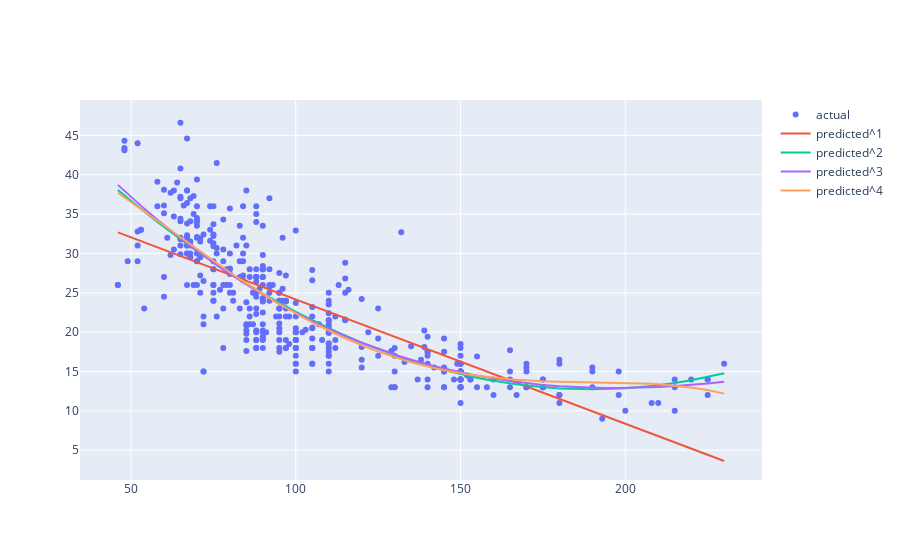

The notebook cell saved with this chart:
### Code cell
import plotly.express as px
import plotly.graph_objects as go

fig = go.Figure()
fig.add_trace(go.Scatter(x=auto_hp['horsepower'], y=auto_hp['mpg'], mode='markers', name='actual'))
for degree in range(1, 5):
    fig.add_trace(go.Scatter(x=auto_hp['horsepower'], y=auto_pipeline_w_degree(degree).predict(auto_hp[['horsepower']].values), mode='lines', name=f'predicted^{degree}'))

fig.show()

### Figure 1 — Plotly figure (JSON) as saved in the notebook; plotly's stock layout.template omitted (floating-point values rounded to 4 significant figures; data arrays with more than 128 entries replaced by an {"elided": "..."} marker saying what was removed)
{"data": [{"mode": "markers", "name": "actual", "type": "scatter", "x": {"elided": "392 float values"}, "y": {"elided": "392 float values"}}, {"mode": "lines", "name": "predicted^1", "type": "scatter", "x": {"elided": "392 float values"}, "y": {"elided": "392 float values"}}, {"mode": "lines", "name": "predicted^2", "type": "scatter", "x": {"elided": "392 float values"}, "y": {"elided": "392 float values"}}, {"mode": "lines", "name": "predicted^3", "type": "scatter", "x": {"elided": "392 float values"}, "y": {"elided": "392 float values"}}, {"mode": "lines", "name": "predicted^4", "type": "scatter", "x": {"elided": "392 float values"}, "y": {"elided": "392 float values"}}], "layout": {}}
